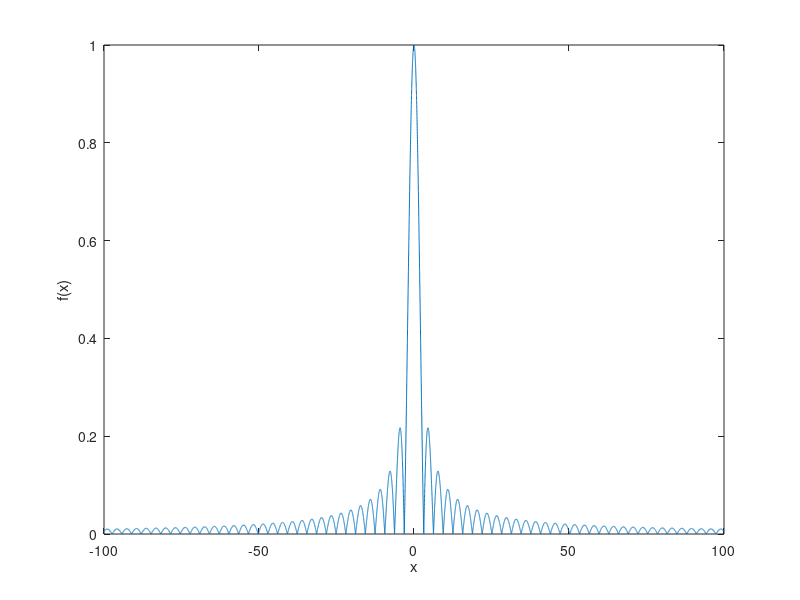

The MATLAB script that drew this image: (Note: this script raises an error after producing the figure.)
% ENGINEERING MATHEMATICS ASSIGNMENT 1 PROBLEM #1
% STUDENT ID: 2015320143, 2016320128, 2018320250
% This script plots function f(x) = abs(sin(x)/x) in the interval
% -100 <= x <= 100. The script also calculates and prints out the values 
% of limit to 0 and positive & negative infinity for f(x).


% code to clear all workspace, all figures and output window of Matlab
clear all
close all
clc

% create numbered figure variable named f1
f1 = figure(1);

% set position property to bottom-left corner
% set width to 600 pixels and height to 400 pixels 
set(f1, 'Units', 'pixels', 'Position', [0 0 600 400]);

% plot function f(x) = abs(sin(x)/x) in interval -100<=x<=100
% supply x array w enough points to get smooth plotting behaviour
% x has interval steps of 0.01 and has total 20001 points 

x = [-100 : .01 : 100];
y = abs(sin(x) ./ x);
plot(x, y);

% adds x & y (f(x)) labels to the plot
xlabel('x'); 
ylabel('f(x)'); 
 
%code to save figure into png file sinc.png
%saves plot image as sinc.png to current directory 
saveas(f1, 'sinc.png'); 


% Questions
% 1a) Based on the plot, what seems to be the value of f(0)?
% --> The value of f(0) seems to be 1 based on the plot.
% 1b) Why am I asking about this value?
% --> If we substitute x with 0 in the given function
% f(x)=abs(sin(x)/x), it will be f(0) = abs(sin(0)/0), which will be
% undefined because we cannot divide by 0.But we seem to have a value based
% on the graph.
% 2) Based on the plot, what seems to be the value of
% lim(x-->+-infinity)f(x)?
% --> Based on the plot, the values of both f(x) to the limit of positive &
% negative inifinity seem to be 0.


% define symbolic variable t
syms t

% define f(x) symbolically by variable s
s = abs(sin(t)/t);

% check limits for 3 cases in 1a & 2
% save the values in a1, a2, a3 in that order
a1 = limit(s, t, 0);
a2 = limit(s, t, Inf);
a3 = limit(s, t, -Inf);

% print with fprintf & nice explanation text 
fprintf('The value of limit(x to 0) (abs(sin(x)/x)) is %d\n', a1);
fprintf('The value of limit(x to positive infinity) (abs(sin(x)/x)) is %d\n', a2);
fprintf('The value of limit(x to negative infinity) (abs(sin(x)/x)) is %d\n', a3);


